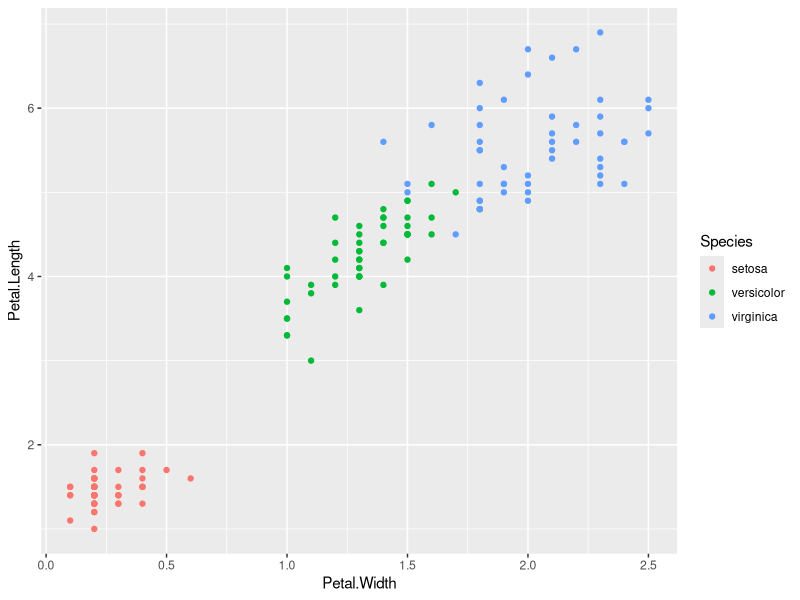
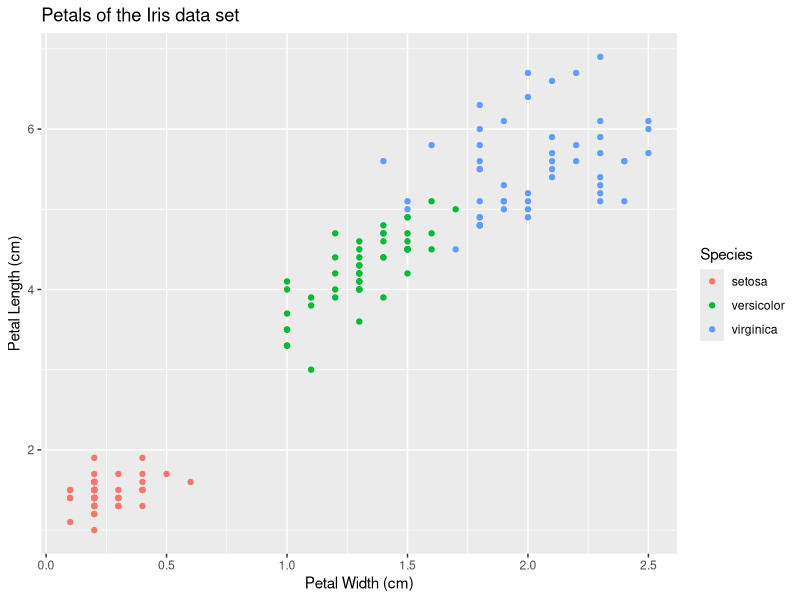
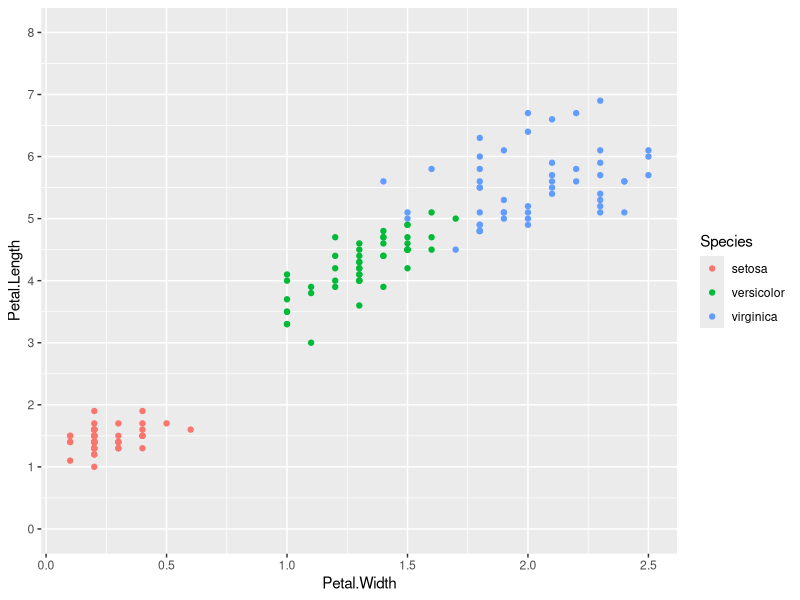
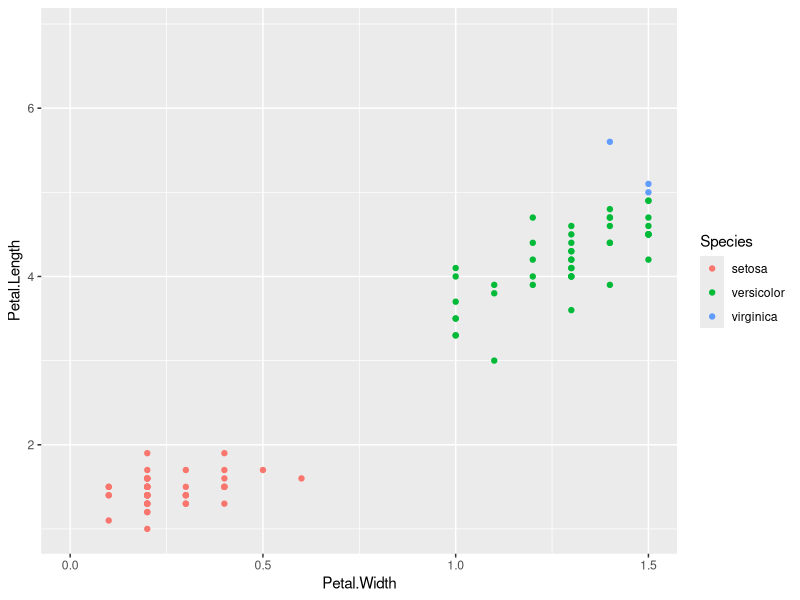
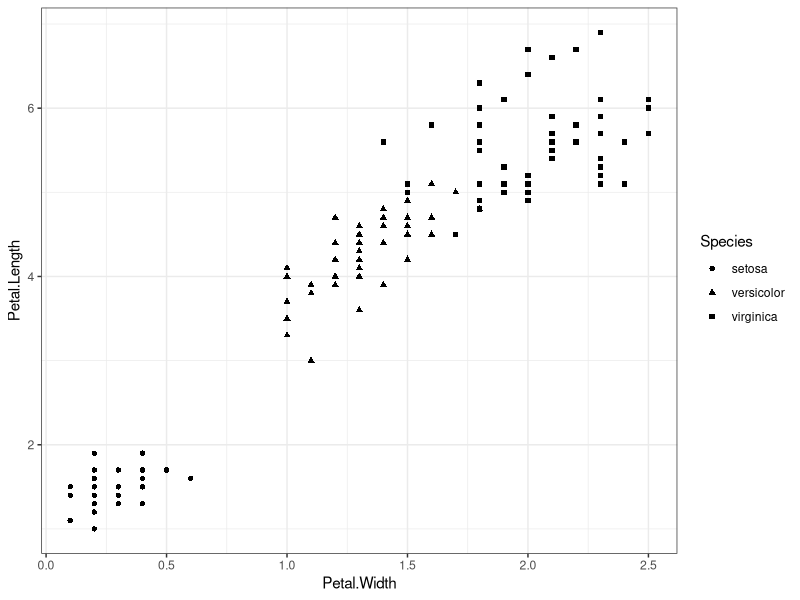
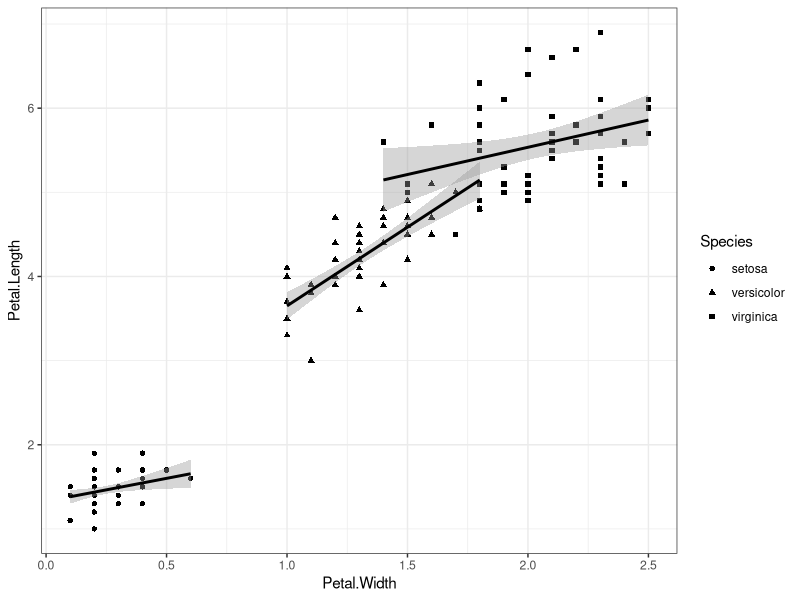

These charts were generated, in order, by the following R code:
## ---- chunk 1
library(ggplot2) # once per session
ggplot(iris, aes(x = Petal.Width, y = Petal.Length, 
                 color=Species)) + 
  geom_point() 
## ---- chunk 2
ggplot(iris, aes(x = Petal.Width, y = Petal.Length, 
                 color=Species)) + geom_point() +
  labs(title="Petals of the Iris data set", 
       x="Petal Width (cm)", y="Petal Length (cm)") 

## ---- chunk 3
ggplot(iris, aes(x = Petal.Width, y = Petal.Length, 
                 color=Species)) + geom_point() +
  scale_y_continuous(limits=c(0,8), breaks=0:8)

## ---- chunk 4
ggplot(iris, aes(x = Petal.Width, y = Petal.Length, 
                 color=Species)) + geom_point() +
  coord_cartesian(xlim = c(0,1.5))

## ---- chunk 5
ggplot(iris, aes(x = Petal.Width, y = Petal.Length, 
                 shape=Species)) + geom_point() +
  theme_bw()

## ---- chunk 6
ggplot(iris, aes(x = Petal.Width, y = Petal.Length, 
                 shape=Species)) + geom_point() +
  geom_smooth(method="lm", color="black") +
  theme_bw()
